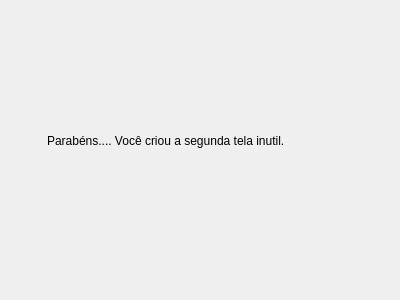
<?xml version="1.0" encoding="UTF-8"?>
<ui version="4.0">
 <class>segunda_interface</class>
 <widget class="QDialog" name="segunda_interface">
  <property name="geometry">
   <rect>
    <x>0</x>
    <y>0</y>
    <width>400</width>
    <height>300</height>
   </rect>
  </property>
  <property name="windowTitle">
   <string>Dialog</string>
  </property>
  <widget class="QLabel" name="label">
   <property name="geometry">
    <rect>
     <x>47</x>
     <y>85</y>
     <width>291</width>
     <height>111</height>
    </rect>
   </property>
   <property name="text">
    <string>Parabéns.... Você criou a segunda tela inutil.</string>
   </property>
  </widget>
 </widget>
 <resources/>
 <connections/>
</ui>
